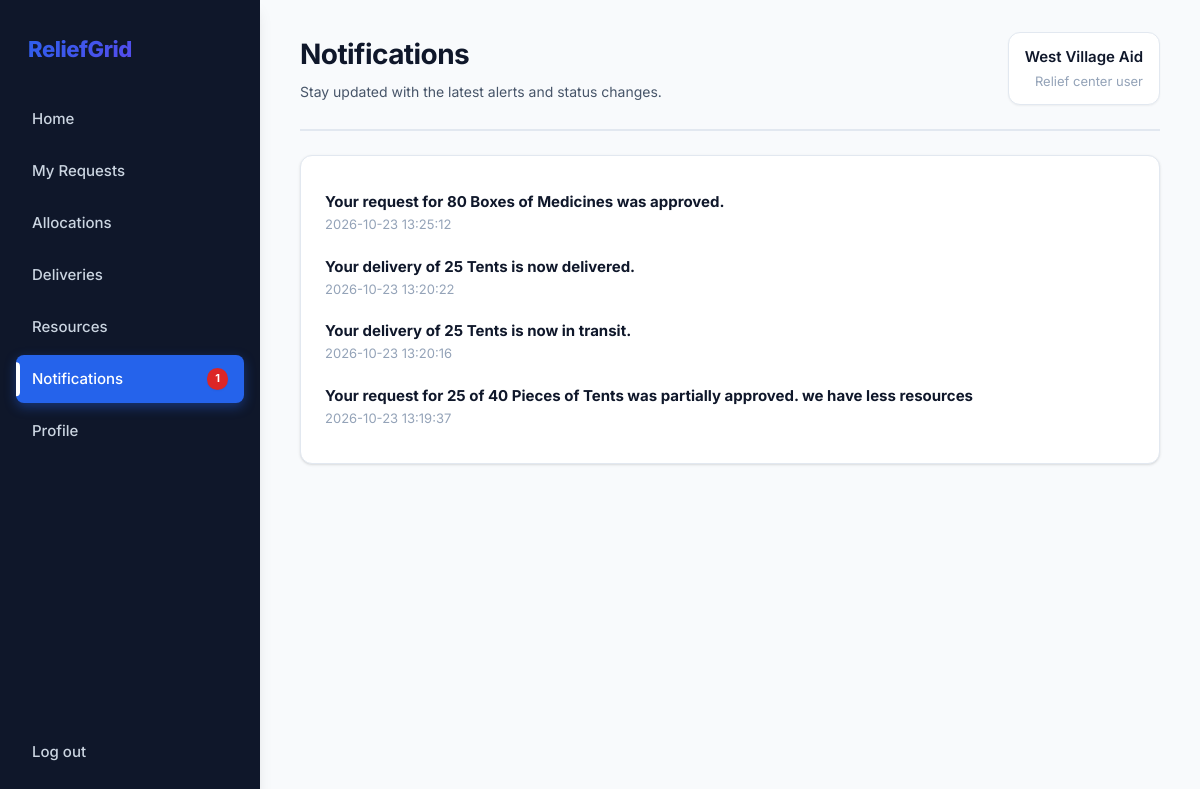
Page /notifications (signed in) on the committed database.
### tables this page shows
CREATE TABLE notifications (
    id INTEGER PRIMARY KEY, user_id INTEGER REFERENCES users(id),  -- NULL = all admins
    kind TEXT NOT NULL DEFAULT 'info', message TEXT NOT NULL,
    is_read INTEGER NOT NULL DEFAULT 0, created_at TEXT DEFAULT CURRENT_TIMESTAMP
);

### app.py (the view)
@app.route("/notifications")
@login_required()
def notifications():
    admin = session["role"] == "admin"
    where, args = ("user_id IS NULL", []) if admin else ("user_id=?", [session["user_id"]])
    rows = q(f"SELECT * FROM notifications WHERE {where} ORDER BY id DESC LIMIT 50", *args)
    db().execute(f"UPDATE notifications SET is_read=1 WHERE {where}", args)
    db().commit()
    return render_template("notifications.html", rows=rows)

### app.py (called while the page is built)
def db():
    return database.get_db()

def q(sql, *args, one=False):
    rows = db().execute(sql, args).fetchall()
    return (rows[0] if rows else None) if one else rows

def login_required(role=None):
    def deco(f):
        @functools.wraps(f)
        def wrapper(*a, **kw):
            if "user_id" not in session:
                return redirect(url_for("login"))
            if role and session["role"] != role:
                flash("You don't have access to that page.", "error")
                return redirect(url_for("home_redirect"))
            return f(*a, **kw)
        return wrapper
    return deco

@app.context_processor
def inject_nav():
    if "user_id" not in session:
        return {}
    admin = session["role"] == "admin"
    unread = q("SELECT COUNT(*) c FROM notifications WHERE is_read=0 AND " + ("user_id IS NULL" if admin else "user_id=?"),
               *([] if admin else [session["user_id"]]), one=True)["c"]
    return {"nav": ADMIN_NAV if admin else USER_NAV, "unread": unread}

### db.py (called while the page is built)
def get_db():
    if "db" not in g:
        g.db = sqlite3.connect(DB_PATH)
        g.db.row_factory = sqlite3.Row
        g.db.execute("PRAGMA foreign_keys = ON")
    return g.db

### templates/notifications.html
{% extends "base.html" %}{% block heading %}Notifications{% endblock %}{% block sub %}Stay updated with the latest alerts and status changes.{% endblock %}
{% block content %}<div class="card">{% for n in rows %}<div style="padding:10px 0;border-bottom:1px solid var(--line)"><strong>{{ n.message }}</strong>
<div class="muted small-text">{{ n.created_at }}</div></div>{% else %}<p class="muted">No notifications yet. Status changes will show up here.</p>{% endfor %}</div>{% endblock %}

### static/style.css (style rules this page uses)
:root { --primary: #2563eb; --primary-hover: #1d4ed8; --primary-light: #dbeafe; --navy: #0f172a; --navy-light: #1e293b; --slate: #334155; --slate-light: #64748b; --bg-app: #f8fafc; --bg-card: #ffffff; --bg-sidebar: #0f172a; --border: #e2e8f0; --border-dark: #cbd5e1; --text-primary: #0f172a; --text-secondary: #475569; --text-muted: #94a3b8; --red: #dc2626; --red-light: #fee2e2; --orange: #ea580c; --orange-light: #ffedd5; --green: #16a34a; --green-light: #dcfce7; --blue: #0284c7; --blue-light: #e0f2fe; --purple: #9333ea; --purple-light: #f3e8ff; --yellow: #ca8a04; --yellow-light: #fef9c3; --shadow-sm: 0 1px 2px 0 rgba(0, 0, 0, 0.05); --shadow: 0 1px 3px 0 rgba(0, 0, 0, 0.1), 0 1px 2px -1px rgba(0, 0, 0, 0.1); --shadow-md: 0 4px 6px -1px rgba(0, 0, 0, 0.1), 0 2px 4px -2px rgba(0, 0, 0, 0.1); --shadow-lg: 0 10px 15px -3px rgba(0, 0, 0, 0.1), 0 4px 6px -4px rgba(0, 0, 0, 0.1); --radius-sm: 6px; --radius: 8px; --radius-lg: 12px; --radius-xl: 16px; --space-xs: 4px; --space-sm: 8px; --space: 12px; --space-md: 16px; --space-lg: 24px; --space-xl: 32px; }
* { box-sizing: border-box; }
body { margin: 0; font-family: 'Inter', -apple-system, BlinkMacSystemFont, "Segoe UI", Roboto, sans-serif; font-size: 15px; line-height: 1.6; background: var(--bg-app); color: var(--text-primary); -webkit-font-smoothing: antialiased; -moz-osx-font-smoothing: grayscale; }
.card { background: var(--bg-card); border: 1px solid var(--border); border-radius: var(--radius-lg); padding: var(--space-lg); margin-bottom: var(--space-md); box-shadow: var(--shadow); transition: all 0.3s ease; }
.muted { color: var(--text-muted); }
.small-text { font-size: 13px; }

### rows in the picture
notifications: message "Your request for 80 Boxes of Medicines was approved.", created_at "2026-10-23 13:25:12"
notifications: message "Your delivery of 25 Tents is now delivered.", created_at "2026-10-23 13:20:22"
notifications: message "Your delivery of 25 Tents is now in transit.", created_at "2026-10-23 13:20:16"
notifications: message "Your request for 25 of 40 Pieces of Tents was partially approved. we have less resources", created_at "2026-10-23 13:19:37"

### other values in the picture
{{ label }} "Home" "My Requests" "Allocations" "Deliveries" "Resources" "Notifications" "Profile"
{{ unread }} "1"
{{ session.name }} "West Village Aid"
{{ 'Admin' if session.role == 'admin' else 'Relief center user' }} "Relief center user"
